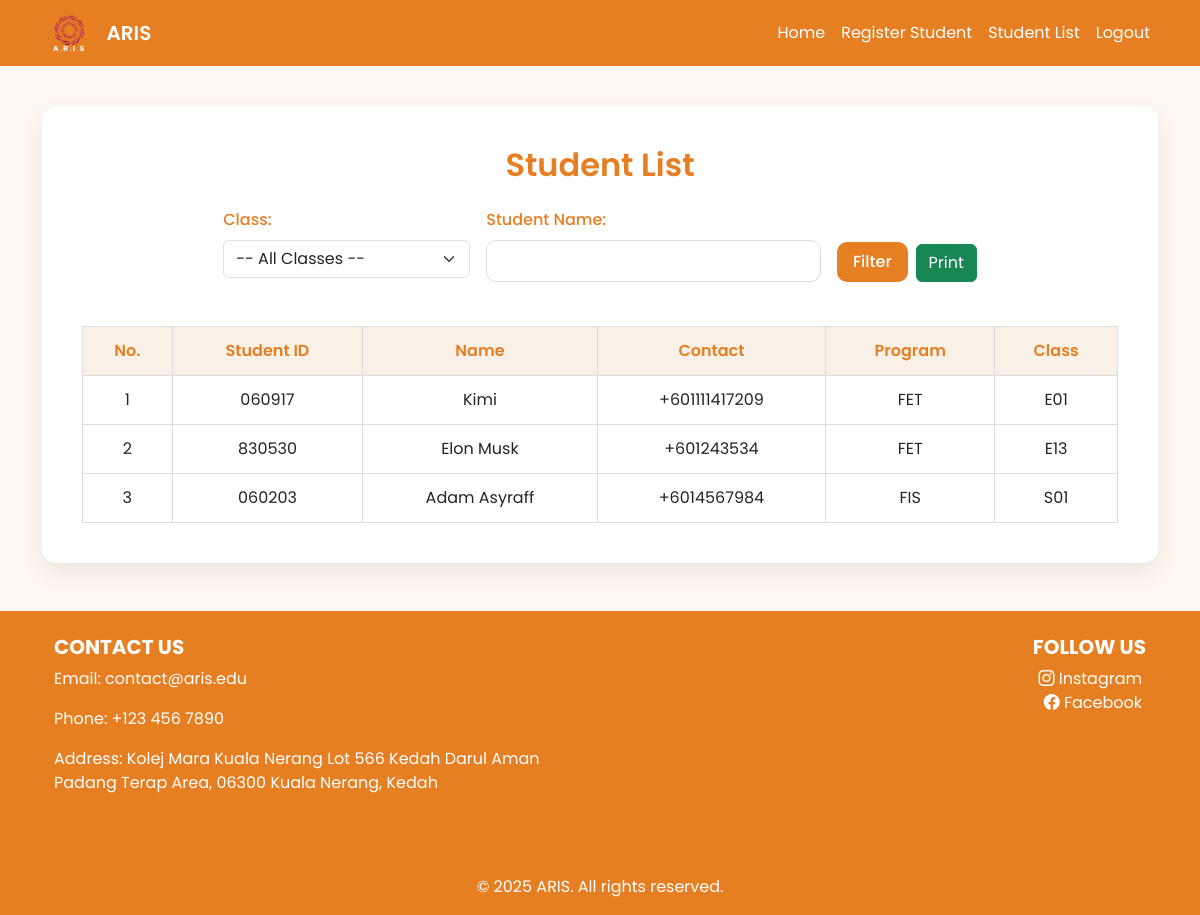
Page /student-list.php (signed in) on the committed database.
### tables this page shows
CREATE TABLE `student` (
  `studentName` varchar(150) NOT NULL,
  `Student_ID` varchar(30) NOT NULL,
  `Contact` int(30) NOT NULL,
  `Program` varchar(100) NOT NULL,
  `Class` varchar(30) NOT NULL,
  `Picture` varchar(250) DEFAULT NULL
);

### student-list.php (the view, shortened to what this page needs)
<?php
include('header.php');
include('connection.php');
$name = $_GET['name'] ?? '';
$where = [];
$whereClause = $where ? "WHERE " . implode(" AND ", $where) : "";
$sql = "SELECT Student_ID, studentName, Contact, Program, Class FROM student $whereClause ORDER BY Class ASC, studentName ASC";
$stmt = $condb->prepare($sql);
$stmt->execute();
$result = $stmt->get_result();
?>
<!DOCTYPE html>
<html lang="en">
<head>
    <link href="https://cdn.jsdelivr.net/npm/bootstrap@5.3.3/dist/css/bootstrap.min.css" rel="stylesheet">
</head>
<body>
<div class="container">
    <div class="container-box">
        <h2 class="text-center mb-4">Student List</h2>
        <form method="get" class="row g-3 justify-content-center mb-4">
            <div class="col-md-3">
                <label for="class" class="form-label">Class:</label>
                <select name="class" id="class" class="form-select">
                    <option value="">-- All Classes --</option>
                </select>
            </div>
            <div class="col-md-4">
                <label for="name" class="form-label">Student Name:</label>
                <input type="text" name="name" id="name" class="form-control" value="<?= htmlspecialchars($name); ?>">
            </div>
            <div class="col-md-auto d-flex align-items-end">
                <button type="submit" class="btn btn-orange me-2">Filter</button>
                <button type="button" class="btn btn-success" onclick="window.print();">Print</button>
            </div>
        </form>
        <div class="table-responsive">
            <table>
                <thead>
                    <tr>
                        <th>No.</th>
                        <th>Student ID</th>
                        <th>Name</th>
                        <th>Contact</th>
                        <th>Program</th>
                        <th>Class</th>
                    </tr>
                </thead>
                <tbody>
                <?php
                $no = 1;
                while ($row = $result->fetch_assoc()) {
                    echo "<tr>
                        <td>{$no}</td>
                        <td>" . htmlspecialchars($row['Student_ID']) . "</td>
                        <td>" . htmlspecialchars($row['studentName']) . "</td>
                        <td>+60" . htmlspecialchars($row['Contact']) . "</td>
                        <td>" . htmlspecialchars($row['Program']) . "</td>
                        <td>" . htmlspecialchars($row['Class']) . "</td>
                    </tr>";
                    $no++;
                }
                ?>
                </tbody>
            </table>
        </div>
    </div>
</div>
</body>
</html>
<?php
include('footer.php');
?>

### student-list.php (style rules this page uses)
body { background-color: #fff8f2; font-family: 'Poppins', sans-serif; }
.container-box { background-color: #ffffff; border-radius: 15px; padding: 40px; box-shadow: 0 10px 25px rgba(0, 0, 0, 0.08); margin-top: 40px; }
h2 { color: #e67e22; font-weight: 600; }
label { font-weight: 500; color: #e67e22; }
select, input[type="text"] { border-radius: 10px; border: 1px solid #ddd; padding: 8px 12px; transition: border-color 0.3s ease; }
.btn-orange { background-color: #e67e22; color: white; border: none; border-radius: 10px; padding: 8px 16px; font-weight: 500; transition: background-color 0.3s ease, transform 0.2s ease; }
table { width: 100%; border-collapse: collapse; margin-top: 20px; }
table th, table td { padding: 12px; text-align: center; border: 1px solid #ddd; }
table th { background-color: #f9f1e7; color: #e67e22; font-weight: 600; }

### rows in the picture
student: Student_ID "060917", studentName "Kimi", Contact "1111417209", Program "FET", Class "E01"
student: Student_ID "830530", studentName "Elon Musk", Contact "1243534", Program "FET", Class "E13"
student: Student_ID "060203", studentName "Adam Asyraff", Contact "14567984", Program "FIS", Class "S01"
